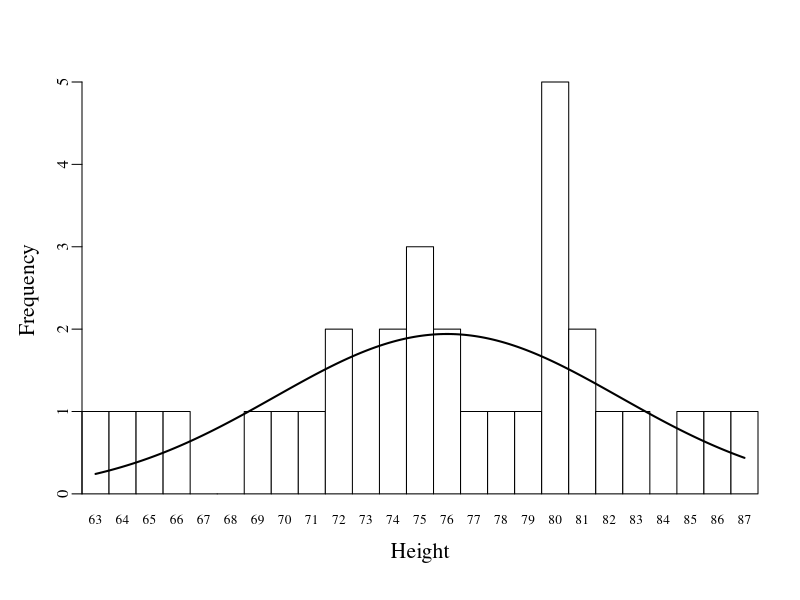
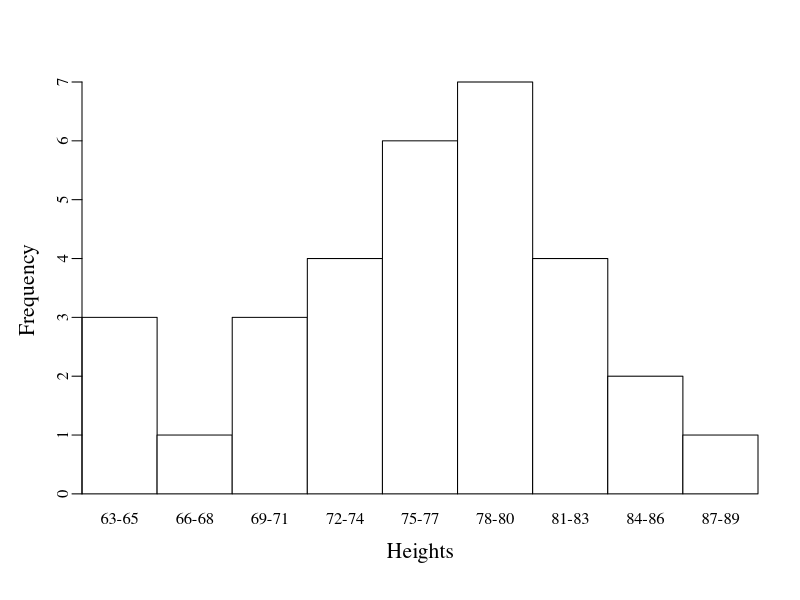
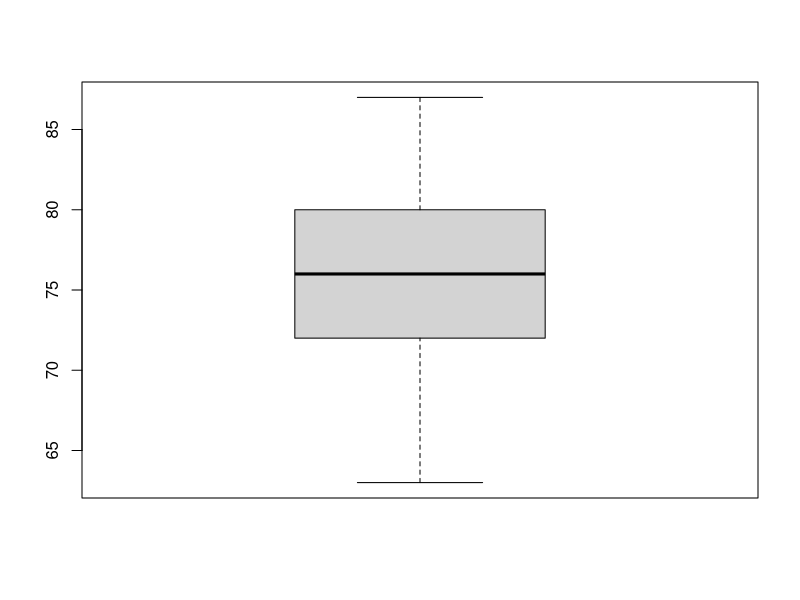

R code for these plots, in order:
## ---- chunk 1
# These are the libraries you will need. You do not need to do anything here.
library(datasets)
library(knitr)

## ---- chunk 2
# This will put the relevant data into a variable for you. You do not need to do anything to it.
Assignment1_Data = trees$Height

## ---- chunk 3
# Put the variable below into the relevant functions to accomplish your task.
mean(Assignment1_Data)
var(Assignment1_Data)
sd(Assignment1_Data)


## ---- chunk 4

# Leave these two lines alone, they will give you the pieces for your table.
all_heights = min(trees$Height):max(trees$Height)
height = factor(trees$Height, levels = all_heights)


freq = as.numeric(table(height))

# Uncomment the four lines below and replace the ### below with the corect pieces. You should look at the first lab for these.

freq_total = sum(freq)

rel_freq = (freq) / (freq_total)

cumu_f = cumsum(freq)

cumu_pct = (cumu_f) / (freq_total) * 100




#####################################################
##### Uncomment the section to build the table.

tab = data.frame(
  Height = all_heights,
  f = freq,
  `Relative f` = round(rel_freq, 2),
  `Cumulative f` = cumu_f,
  `Cumulative %` = round(cumu_pct),
  check.names = FALSE
)

tab = rbind(tab, data.frame(
  Height = "Total",
  f = freq_total,
  `Relative f` = "",
  `Cumulative f` = "",
  `Cumulative %` = "",
  check.names = FALSE
))


#####################################################
##### Uncomment the next line to print the frequency distribution table.

kable(tab, row.names = FALSE)


## ---- chunk 5
#| fig-width: 7.5
#| fig-height: 4.5
#| fig-dpi: 300

#####################################################
##### Uncomment the next section to draw the frequency distribution graph.


par(family = "serif")

# Force every integer from min to max Height to appear
all_heights = min(Assignment1_Data):max(Assignment1_Data)
htab = table(factor(Assignment1_Data, levels = all_heights))
x_vals = as.numeric(names(htab))
y_freq = as.numeric(htab)

# Create the barplot (now with correct spacing)
bp = barplot(y_freq,
             space = 0,
             col = "white",
             ylab = "Frequency",
             xlab = "Height",
             cex.lab = 1.3,
             main = "",
             cex.names = 0.8,
             cex.axis = 1,
             yaxs = "i",
             xaxs = "i",
             mgp = c(2.2, 0.5, 0),
             names.arg = x_vals)


#####################################################
##### Uncomment the next section to add a normal curve.

mu = mean(Assignment1_Data)
sigma = sd(Assignment1_Data)
n = length(Assignment1_Data)
fine_x = seq(min(x_vals), max(x_vals), length.out = 300)
dens_fine = dnorm(fine_x, mean = mu, sd = sigma) * n
fine_bp = approx(x = x_vals, y = bp, xout = fine_x)$y
lines(fine_bp, dens_fine, col = "black", lwd = 2)


par(family = "")
## ---- chunk 6
#| fig-width: 7.5
#| fig-height: 4.5
#| fig-dpi: 300

#####################################################
##### Uncomment the next section to draw the histogram.


par(family = "serif")

breaks = seq(from = min(Assignment1_Data),
             to   = max(Assignment1_Data) + 3,
             by   = 3)

labels = paste0(breaks[-length(breaks)], "-", breaks[-1] - 1)

A1_Data_Binned = cut(Assignment1_Data,
                     breaks = breaks,
                     labels = labels,
                     include.lowest = TRUE,
                     right = FALSE)

bp = barplot(table(A1_Data_Binned),
             space = 0,
             col = "white",
             ylab = "Frequency",
             xlab = "Heights",
             cex.lab = 1.3,
             main = "",
             cex.names = 1,
             cex.axis = 1,
             yaxs = "i",
             xaxs = "i",
             mgp = c(2.2, 0.5, 0)
)

par(family = "")


## ---- chunk 7
#| fig-width: 7.5
#| fig-height: 4.5
#| fig-dpi: 300

# Put your variable into the correct function to draw the boxplot.
boxplot(Assignment1_Data)
